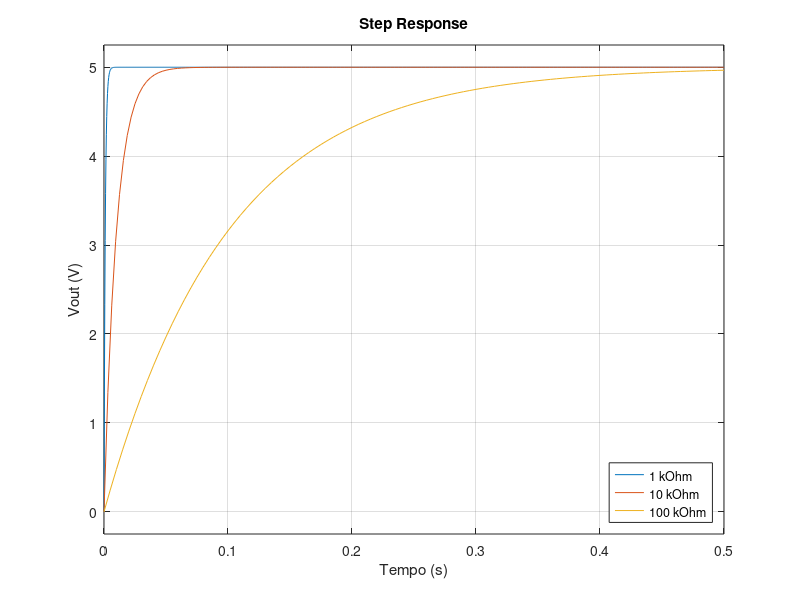

Write the MATLAB code that produced this figure.
% degrau_RC_varia_R.m
% Simples simulação degrau circuito RC
% variando valores de R

pkg load control

s = tf('s');

C = 1e-6;

R1 = 1e3;
R2 = 10e3;
R3 = 100e3;

H1 = 1/(R1*C*s + 1);
H2 = 1/(R2*C*s + 1);
H3 = 1/(R3*C*s + 1);

figure; % abre nova janela gráfica
step(5*H1, 5*H2, 5*H3, 0.5);
grid on;
legend('1 kOhm','10 kOhm','100 kOhm', "location", "southeast");
xlabel('Tempo (s)');
ylabel('Vout (V)');
